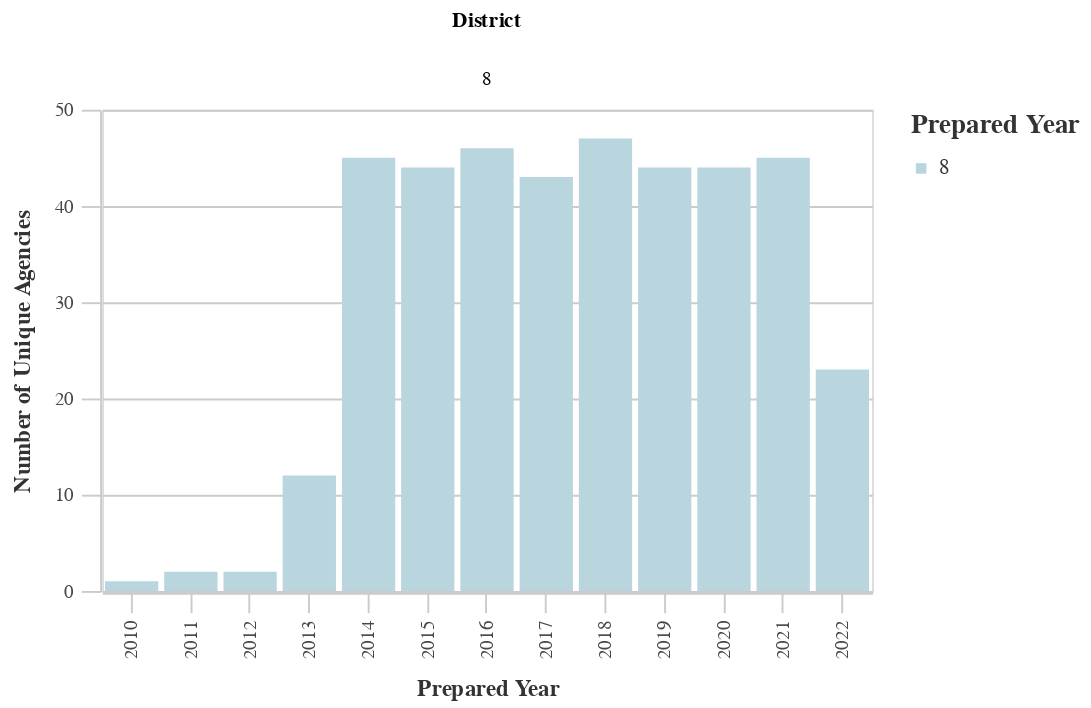

Write notebook code for a chart like this one.
### Markdown cell above
### Number of Unique Agencies by District

### Code cell
# Unique Agencies by Dist
dist_years_agency = ((
        df
        >> group_by(_.prepared_y, _.dist)
        >> summarize(n=_.primary_agency_name.nunique())
        >> arrange(-_.prepared_y)
    )
        .rename(columns={'dist':'District', 'n':'Count'})
    )
chart10 = (alt.Chart(dist_years_agency).mark_bar().encode(
        column='District:N',
        x=alt.X('prepared_y:O', title='Prepared Year'),
        y=alt.Y('Count:Q', title='Number of Unique Agencies'),
        color = alt.Color("District:N", 
                              scale=alt.Scale(
                                  range=altair_utils.CALITP_SEQUENTIAL_COLORS),  
                               legend=alt.Legend(title="Prepared Year")
                              )))
                              
chart10 = styleguide.preset_chart_config(chart10)
chart10 = _dla_utils.add_tooltip(chart10, 'prepared_y', 'Count')

display(chart10)

### Figure 1 — Vega-Lite specification as saved in the notebook (floating-point values rounded to 4 significant figures)
{"config": {"view": {"continuousWidth": 400, "continuousHeight": 300}, "axis": {"domainColor": "#cbcbcb", "grid": true, "gridColor": "#cbcbcb", "gridWidth": 1, "labelColor": "#474747", "labelFont": "Nunito Sans", "labelFontSize": 10, "labelPadding": 4, "tickColor": "#cbcbcb", "tickSize": 10, "titleColor": "#333", "titleFont": "Raleway", "titleFontSize": 12, "titlePadding": 10}, "axisBand": {"grid": false}, "background": "white", "font": "Raleway", "header": {"labelFont": "Nunito Sans", "titleFont": "Raleway"}, "legend": {"labelColor": "#333", "labelFont": "Nunito Sans", "labelFontSize": 11, "labelLimit": 0, "padding": 1, "symbolSize": 30, "symbolType": "square", "titleColor": "#333", "titleFont": "Raleway", "titleFontSize": 14, "titlePadding": 10}, "title": {"anchor": "middle", "font": "Raleway", "fontSize": 18, "fontWeight": 300, "offset": 20}}, "data": {"name": "data-5ea88307baf3d8adfed094cb6c619df9"}, "mark": "bar", "encoding": {"color": {"field": "District", "legend": {"title": "Prepared Year"}, "scale": {"range": ["#B9D6DF", "#8CBCCB", "#2EA8CE", "#136C97", "#0B405B"]}, "type": "nominal"}, "column": {"field": "District", "type": "nominal"}, "tooltip": [{"field": "prepared_y", "type": "quantitative"}, {"field": "Count", "type": "quantitative"}], "x": {"field": "prepared_y", "title": "Prepared Year", "type": "ordinal"}, "y": {"field": "Count", "title": "Number of Unique Agencies", "type": "quantitative"}}, "height": 250, "width": 400, "$schema": "https://vega.github.io/schema/vega-lite/v4.17.0.json", "datasets": {"data-5ea88307baf3d8adfed094cb6c619df9": [{"prepared_y": 2022.0, "District": 8, "Count": 23}, {"prepared_y": 2021.0, "District": 8, "Count": 45}, {"prepared_y": 2020.0, "District": 8, "Count": 44}, {"prepared_y": 2019.0, "District": 8, "Count": 44}, {"prepared_y": 2018.0, "District": 8, "Count": 47}, {"prepared_y": 2017.0, "District": 8, "Count": 43}, {"prepared_y": 2016.0, "District": 8, "Count": 46}, {"prepared_y": 2015.0, "District": 8, "Count": 44}, {"prepared_y": 2014.0, "District": 8, "Count": 45}, {"prepared_y": 2013.0, "District": 8, "Count": 12}, {"prepared_y": 2012.0, "District": 8, "Count": 2}, {"prepared_y": 2011.0, "District": 8, "Count": 2}, {"prepared_y": 2010.0, "District": 8, "Count": 1}]}}
